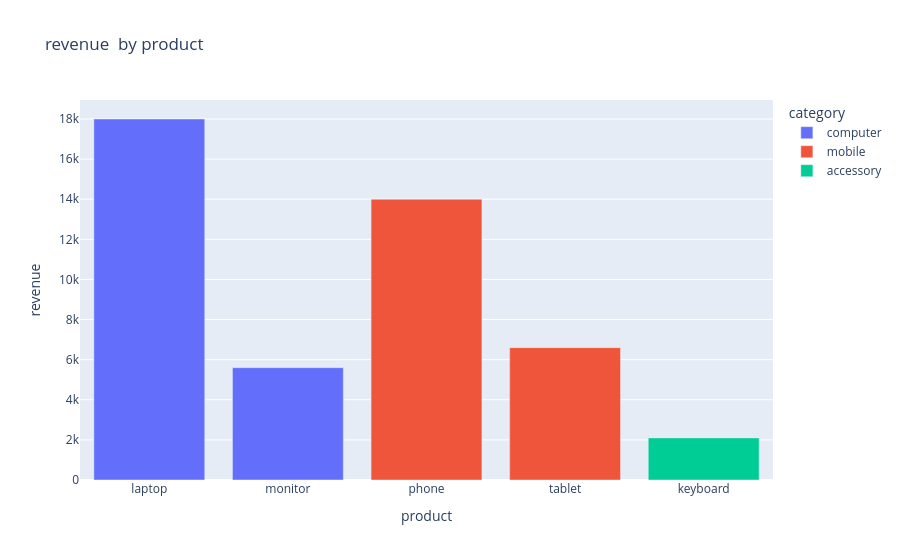

Notebook cell for this chart:
### Code cell
fig = px.bar(
    sales_df,
    x = "product",
    y = "revenue",
    title = "revenue  by product",
    color="category",
    hover_data="units_sold"
)
fig.show()

### Figure 1 — Plotly figure (JSON) as saved in the notebook; plotly's stock layout.template omitted (floating-point values rounded to 4 significant figures)
{"data": [{"customdata": [[18], [14]], "hovertemplate": "category=computer<br>product=%{x}<br>revenue=%{y}<br>units_sold=%{customdata[0]}<extra></extra>", "legendgroup": "computer", "marker": {"color": "#636efa", "pattern": {"shape": ""}}, "name": "computer", "orientation": "v", "showlegend": true, "textposition": "auto", "type": "bar", "x": ["laptop", "monitor"], "xaxis": "x", "y": [18000, 5600], "yaxis": "y"}, {"customdata": [[35], [22]], "hovertemplate": "category=mobile<br>product=%{x}<br>revenue=%{y}<br>units_sold=%{customdata[0]}<extra></extra>", "legendgroup": "mobile", "marker": {"color": "#EF553B", "pattern": {"shape": ""}}, "name": "mobile", "orientation": "v", "showlegend": true, "textposition": "auto", "type": "bar", "x": ["phone", "tablet"], "xaxis": "x", "y": [14000, 6600], "yaxis": "y"}, {"customdata": [[42]], "hovertemplate": "category=accessory<br>product=%{x}<br>revenue=%{y}<br>units_sold=%{customdata[0]}<extra></extra>", "legendgroup": "accessory", "marker": {"color": "#00cc96", "pattern": {"shape": ""}}, "name": "accessory", "orientation": "v", "showlegend": true, "textposition": "auto", "type": "bar", "x": ["keyboard"], "xaxis": "x", "y": [2100], "yaxis": "y"}], "layout": {"barmode": "relative", "legend": {"title": {"text": "category"}, "tracegroupgap": 0}, "title": {"text": "revenue  by product"}, "xaxis": {"anchor": "y", "domain": [0, 1], "title": {"text": "product"}}, "yaxis": {"anchor": "x", "domain": [0, 1], "title": {"text": "revenue"}}}}
